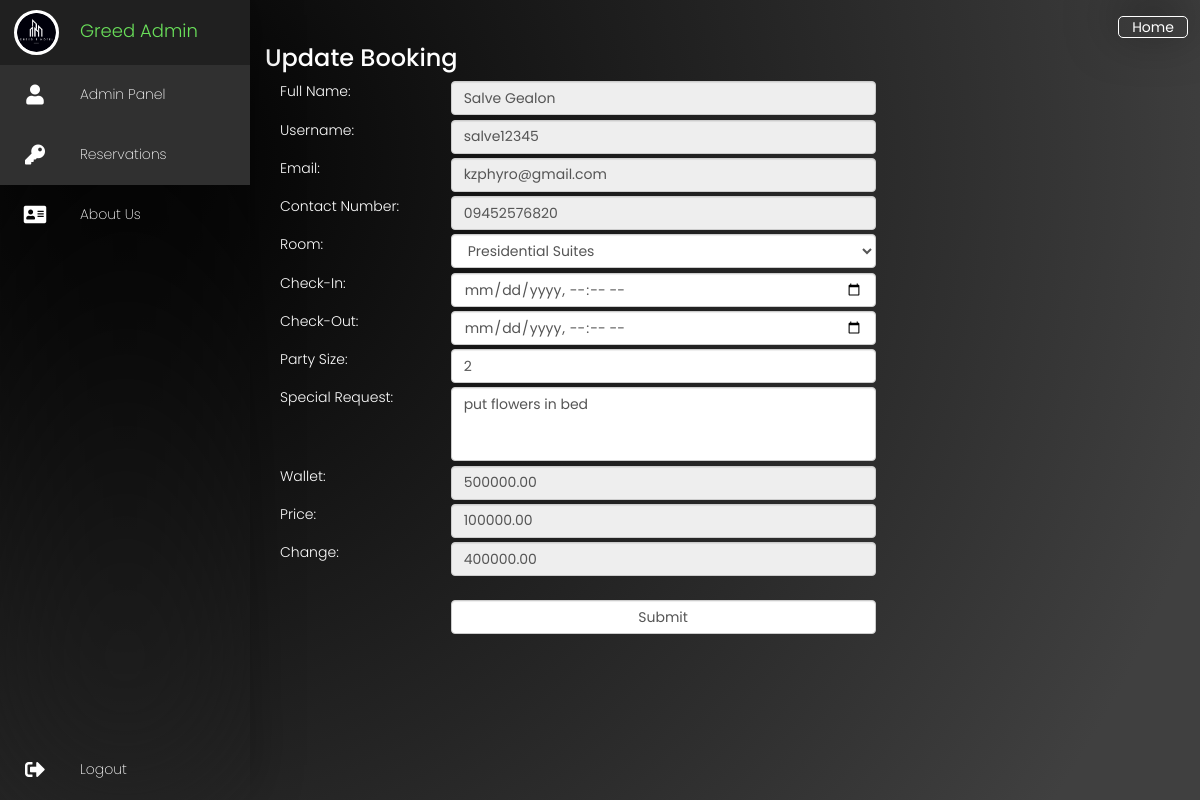
Screenshot of /user/updatebooking/43 (signed in) with the database file from the repository.
### hotel/models.py (models this page shows, shortened)
class User(AbstractUser):
    user_number = models.PositiveIntegerField(unique=True, null=True, blank=True)
    isAdmin = models.BooleanField('Is Admin', default=False)
    isCustomer = models.BooleanField('Is Customer', default=False)
    isEmployee = models.BooleanField('Is Employee', default=False)
    full_name = models.CharField(max_length=500, null=True, blank=True)
    username = models.CharField(max_length=500, unique=True)
    email = models.EmailField( unique=True)
    phone = models.CharField(max_length=100, null=True, blank=True)
    gender = models.CharField(max_length=20, choices=GENDER, default="Other")
    country = models.CharField(max_length=100, null=True, blank=True)
    city = models.CharField(max_length=100, null=True, blank=True)
    address = models.CharField(max_length=1000, null=True, blank=True)
    profile_picture = models.ImageField(upload_to="images/", default="images/id.jpg", null=True, blank=True)
    identity_type = models.CharField(max_length=200, choices=IDENTITY_TYPE, null=True, blank=True)
    identity_image = models.ImageField(upload_to="image/", default="images/id.jpg", null=True, blank=True)
    facebook = models.URLField(null=True, blank=True)
    twitter = models.URLField(null=True, blank=True)
    wallet = MoneyField(max_digits=12, decimal_places=2, default_currency='PHP', default=500000.00)
    verified = models.BooleanField(default=False)
    guest = models.BooleanField(default=False)
    otp = models.CharField(max_length=100, null=True, blank=True)
    USERNAME_FIELD = 'email'
    REQUIRED_FIELDS = ['username']

class Reservation(models.Model):
    booking_number = models.PositiveIntegerField(unique=True, null=True, blank=True)
    username = models.CharField(max_length=500, null=True, blank=True)
    full_name = models.CharField(max_length=500, null=True, blank=True)
    email = models.EmailField(null=True, blank=True)
    phone = models.CharField(max_length=100, null=True, blank=True)
    room = models.CharField(max_length=100)
    reservation_date = models.DateTimeField(null=True, blank=True)
    reservation_date_out = models.DateTimeField(null=True, blank=True,)
    party_size = models.PositiveIntegerField(null=True, blank=True)
    special_requests = models.TextField(blank=True)
    wallet = MoneyField(max_digits=12, decimal_places=2, default_currency='PHP', default=0.00)
    price = MoneyField(max_digits=12, decimal_places=2, default_currency='PHP', default=0.00)
    change = MoneyField(max_digits=12, decimal_places=2, default_currency='PHP', default=0.00)
    approval_status = models.BooleanField("approve", default=False)
    approval_comment = models.CharField(max_length=100, default="Waiting for Approval")
    checked = models.BooleanField("admin checked", default=False)
    user = models.ForeignKey(User, on_delete=models.CASCADE, null=True, blank=True)
    USERNAME_FIELD = 'username'

### hotel/views.py (the view, shortened to what this page needs)
# urls.py: path('updatebooking/<booking_id>', views.UpdateBooking, name='updatebooking'),
@login_required(login_url='/user/login/')
def UpdateBooking(request, booking_id):
    reservation_update = Reservation.objects.get(pk=booking_id)
    data = []
    hotel = Room.objects.all()
    return render(request, 'hotel/updatebooking.html', {'reservation_update': reservation_update, 'hotel': hotel, 'data': data})

### templates/hotel/updatebooking.html (shortened to what this page needs)
{% extends 'partials/base.html' %}
{% load static %}
{% load crispy_forms_tags %}
{% block content %}
<link href="https://netdna.bootstrapcdn.com/bootstrap/3.1.1/css/bootstrap.min.css" rel="stylesheet">
</head>
<body>
<div class="col-md-9 personal-info">
<h3>Update Booking</h3>
<div class="form-group">
<label class="col-lg-3 control-label">Full Name:</label>
<div class="col-lg-8">
<input class="form-control" type="text" id="full_name" name="full_name" value="{{ reservation_update.full_name }}" disabled>
</div>
</div>
<div class="form-group">
<label class="col-lg-3 control-label">Username:</label>
<div class="col-lg-8">
<input class="form-control" type="text" id="username" name="username" value="{{ reservation_update.username }}" disabled>
</div>
</div>
<div class="form-group">
<label class="col-lg-3 control-label">Email:</label>
<div class="col-lg-8">
<input class="form-control" type="text" id="email" name="email" value="{{ reservation_update.email }}" disabled>
</div>
</div>
<div class="form-group">
<label class="col-lg-3 control-label">Contact Number:</label>
<div class="col-lg-8">
<input class="form-control" type="text" id="phone" name="phone" value="{{ reservation_update.phone }}" disabled>
</div>
</div>
<div class="form-group">
<label class="col-lg-3 control-label">Room:</label>
<class class="col-lg-8">
<div class="ui-select">
<select id="room" name="room" class="form-control">
<option value="{{ reservation_update.room }}" selected hidden>{{ reservation_update.room }}</option>
</select>
</div>
</class>
</div>
<div class="form-group">
<label class="col-lg-3 control-label">Check-In:</label>
<div class="col-lg-8">
<input class="form-control" type="datetime-local" id="reservation_date" name="reservation_date" value="{{ data.0 }}">
</div>
</div>
<div class="form-group">
<label class="col-lg-3 control-label">Check-Out:</label>
<div class="col-lg-8">
<input class="form-control" type="datetime-local" id="reservation_date_out" name="reservation_date_out" value="{{ data.1 }}">
</div>
</div>
<div class="form-group">
<label class="col-lg-3 control-label">Party Size:</label>
<div class="col-lg-8">
<input class="form-control" type="number" id="party_size" min = "1" name="party_size" value="{{ reservation_update.party_size }}">
</div>
</div>
<div class="form-group">
<label class="col-lg-3 control-label">Special Request:</label>
<div class="col-lg-8">
<textarea style="resize: none;" rows="3" class="form-control" type="text" id="special_requests" name="special_requests" placeholder="Special Request">{{ reservation_update.special_requests }}</textarea>
</div>
</div>
<div class="form-group">
<br/>
<label class="col-lg-3 control-label">Wallet:</label>
<div class="col-lg-8">
<input class="form-control" type="text" id="wallet" name="wallet" value="{{ reservation_update.wallet }}" disabled>
</div>
</div>
<div class="form-group">
<label class="col-lg-3 control-label">Price:</label>
<div class="col-lg-8">
<input class="form-control" type="text" id="price" name="price" value="{{ reservation_update.price }}" disabled>
</div>
</div>
<div class="form-group">
<label class="col-lg-3 control-label">Change:</label>
<div class="col-lg-8">
<input class="form-control" type="text" id="change" name="change" value="{{ reservation_update.change }}" disabled>
<br/>
<button type="submit" id="submit" class="form-control">Submit</button>
</div>
</div>
</div>
</div>
<br/>
</body>
</html>
{% endblock content %}

### templates/partials/base.html (shortened to what this page needs)
{% load static %}
<!DOCTYPE html>
<html>
<head>
    <link rel="stylesheet" href="{% static 'css/nav.css' %}"/>
    <link rel="stylesheet" href="{% static 'css/dropdown.css' %}"/>
    <link rel="stylesheet" href="{% static 'css/message.css' %}"/>
    <link rel="stylesheet" href="https://cdnjs.cloudflare.com/ajax/libs/font-awesome/5.15.4/css/all.min.css"/>
</head>
<body>
    <a class="home" href="{% url 'greedhotel:home' %}">Home</a>
    <nav>
        <ul>
            {% if request.user.isAdmin == True %}
            <li>
                <a class="logo" href="#">{{ request.user.username }}</a>
                {% if request.user.profile_picture %}
                    <img class="profile" src="{{request.user.profile_picture.url}}" alt="">
                {% else %}
                    <img class="profile" src="" alt="">
                {% endif %}
            <li><a href="{% url 'hotel:book' %}">
                <i class="fas fa-hotel"></i>
            </a></li>
            <li><a href="{% url 'hotel:contactus' %}">
                <i class="fas fa-phone"></i>
            </a></li>
            <li><a href="{% url 'hotel:aboutus' %}">
                <i class="fas fa-address-card"></i>
            </a></li>
            </li>
            <li class="logout"><a  href="{% url 'hotel:logout' %}">
                <i class="fas fa-sign-out-alt"></i>
            </a></li>
            {% endif %}
        </ul>
    </nav>
    <section class="banner">
        <div class="celso">
            {% block content %}
            {% endblock %}
</body>
</html>

### static/css/nav.css (style rules this page uses)
* { margin: 0; padding: 0; box-sizing:border-box; font-family: 'Poppins', sans-serif; text-decoration: none; }
body { background: radial-gradient(circle at 10% 20%, rgb(0, 0, 0) 0%, rgb(64, 64, 64) 90.2%); min-height: 100vh; background-size: cover; }
nav { color: black; position: fixed; top: 0; bottom: 0; height: 100%; left: 0; backdrop-filter: blur(100px); width: 68px; overflow: hidden; transition: width 0.2s linear; box-shadow: 0 -10px 50px rgba(0, 0, 0, 0.3); z-index: 99999999999; }
.logo { height: 65px; text-align: center; display: flex; transition: all 0.5s ease; }
.profile { margin-left: -8px; margin-top: -4px; width: 40px; height: 40px; border: 50%; }
.logo { font-weight: 300; padding-left: 80px; font-size: 18px; padding-top: 18px; }
li a { position: relative; color: rgb(255, 255, 255); font-size: 14px; display: table; width: 300px; padding: 10px; }
nav .fas { position: relative; width: 50px; height: 40px; top: 10px; font-size: 20px; text-align: center; }
li .profile { background: white; border: 3px solid #fff; border-radius: 50%; position: fixed; width: 45px; height: 45px; top: 14px; left: 22px; }
.logout { position: absolute; bottom: 0; }

### templates/partials/base.html (style rules this page uses)
.home { text-align: center; position: fixed; top: 2%; right: 1%; color: white; border: 1px solid white; border-radius: 5px; width: 70px; transition: 0.5s ease; z-index: 99999999999; box-shadow: 0 -10px 50px rgba(0, 0, 0, 0.5); }

### templates/hotel/updatebooking.html (style rules this page uses)
body { padding-top: 25px; margin-left: 250px; color: #fff; }
input, select, textarea { margin-bottom: 1%; }
.col-lg-3 { font-weight: 300; }
button { margin-bottom: 20px; }

### rows the page displays
User: user.profile_picture (picture)
Reservation: full_name "Salve Gealon", username "salve12345", email "kzphyro@gmail.com", phone "09452576820", room "Presidential Suites", party_size "2", special_requests "put flowers in bed", wallet "500000.00", price "100000.00", change "400000.00"
